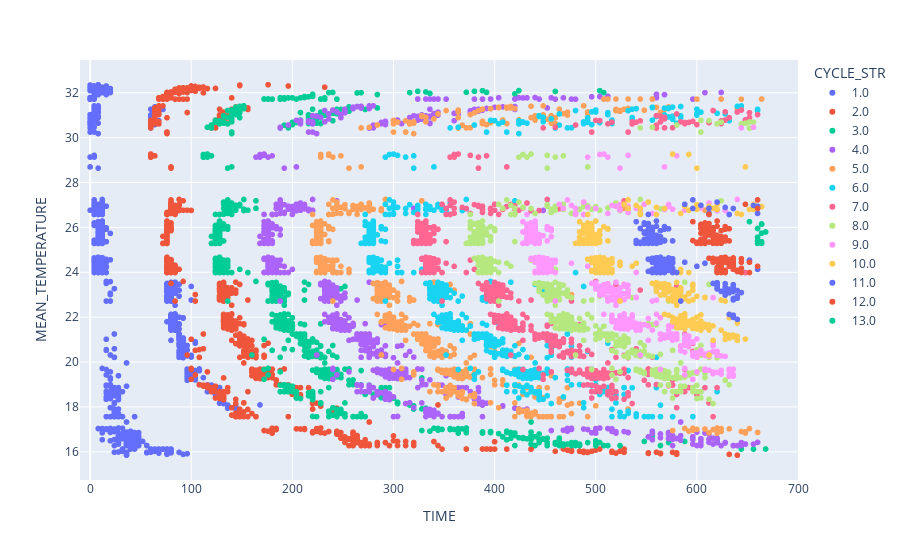

Here is the notebook cell this chart was saved with:
### Code cell
px.scatter(troughs_row_1, x="TIME", y="MEAN_TEMPERATURE", color="CYCLE_STR",
           hover_data=["POSITION_STR"], range_x=[-10, 700])

### Figure 1 — Plotly figure (JSON) as saved in the notebook; plotly's stock layout.template omitted (floating-point values rounded to 4 significant figures; data arrays with more than 128 entries replaced by an {"elided": "..."} marker saying what was removed)
{"data": [{"customdata": {"elided": "885x1 str values"}, "hovertemplate": "CYCLE_STR=1.0<br>TIME=%{x}<br>MEAN_TEMPERATURE=%{y}<br>POSITION_STR=%{customdata[0]}<extra></extra>", "legendgroup": "1.0", "marker": {"color": "#636efa", "symbol": "circle"}, "mode": "markers", "name": "1.0", "showlegend": true, "type": "scattergl", "x": {"elided": "885 int values"}, "xaxis": "x", "y": {"elided": "885 float values"}, "yaxis": "y"}, {"customdata": {"elided": "897x1 str values"}, "hovertemplate": "CYCLE_STR=2.0<br>TIME=%{x}<br>MEAN_TEMPERATURE=%{y}<br>POSITION_STR=%{customdata[0]}<extra></extra>", "legendgroup": "2.0", "marker": {"color": "#EF553B", "symbol": "circle"}, "mode": "markers", "name": "2.0", "showlegend": true, "type": "scattergl", "x": {"elided": "897 int values"}, "xaxis": "x", "y": {"elided": "897 float values"}, "yaxis": "y"}, {"customdata": {"elided": "822x1 str values"}, "hovertemplate": "CYCLE_STR=3.0<br>TIME=%{x}<br>MEAN_TEMPERATURE=%{y}<br>POSITION_STR=%{customdata[0]}<extra></extra>", "legendgroup": "3.0", "marker": {"color": "#00cc96", "symbol": "circle"}, "mode": "markers", "name": "3.0", "showlegend": true, "type": "scattergl", "x": {"elided": "822 int values"}, "xaxis": "x", "y": {"elided": "822 float values"}, "yaxis": "y"}, {"customdata": {"elided": "784x1 str values"}, "hovertemplate": "CYCLE_STR=4.0<br>TIME=%{x}<br>MEAN_TEMPERATURE=%{y}<br>POSITION_STR=%{customdata[0]}<extra></extra>", "legendgroup": "4.0", "marker": {"color": "#ab63fa", "symbol": "circle"}, "mode": "markers", "name": "4.0", "showlegend": true, "type": "scattergl", "x": {"elided": "784 int values"}, "xaxis": "x", "y": {"elided": "784 float values"}, "yaxis": "y"}, {"customdata": {"elided": "703x1 str values"}, "hovertemplate": "CYCLE_STR=5.0<br>TIME=%{x}<br>MEAN_TEMPERATURE=%{y}<br>POSITION_STR=%{customdata[0]}<extra></extra>", "legendgroup": "5.0", "marker": {"color": "#FFA15A", "symbol": "circle"}, "mode": "markers", "name": "5.0", "showlegend": true, "type": "scattergl", "x": {"elided": "703 int values"}, "xaxis": "x", "y": {"elided": "703 float values"}, "yaxis": "y"}, {"customdata": {"elided": "636x1 str values"}, "hovertemplate": "CYCLE_STR=6.0<br>TIME=%{x}<br>MEAN_TEMPERATURE=%{y}<br>POSITION_STR=%{customdata[0]}<extra></extra>", "legendgroup": "6.0", "marker": {"color": "#19d3f3", "symbol": "circle"}, "mode": "markers", "name": "6.0", "showlegend": true, "type": "scattergl", "x": {"elided": "636 int values"}, "xaxis": "x", "y": {"elided": "636 float values"}, "yaxis": "y"}, {"customdata": {"elided": "571x1 str values"}, "hovertemplate": "CYCLE_STR=7.0<br>TIME=%{x}<br>MEAN_TEMPERATURE=%{y}<br>POSITION_STR=%{customdata[0]}<extra></extra>", "legendgroup": "7.0", "marker": {"color": "#FF6692", "symbol": "circle"}, "mode": "markers", "name": "7.0", "showlegend": true, "type": "scattergl", "x": {"elided": "571 int values"}, "xaxis": "x", "y": {"elided": "571 float values"}, "yaxis": "y"}, {"customdata": {"elided": "507x1 str values"}, "hovertemplate": "CYCLE_STR=8.0<br>TIME=%{x}<br>MEAN_TEMPERATURE=%{y}<br>POSITION_STR=%{customdata[0]}<extra></extra>", "legendgroup": "8.0", "marker": {"color": "#B6E880", "symbol": "circle"}, "mode": "markers", "name": "8.0", "showlegend": true, "type": "scattergl", "x": {"elided": "507 int values"}, "xaxis": "x", "y": {"elided": "507 float values"}, "yaxis": "y"}, {"customdata": {"elided": "420x1 str values"}, "hovertemplate": "CYCLE_STR=9.0<br>TIME=%{x}<br>MEAN_TEMPERATURE=%{y}<br>POSITION_STR=%{customdata[0]}<extra></extra>", "legendgroup": "9.0", "marker": {"color": "#FF97FF", "symbol": "circle"}, "mode": "markers", "name": "9.0", "showlegend": true, "type": "scattergl", "x": {"elided": "420 int values"}, "xaxis": "x", "y": {"elided": "420 float values"}, "yaxis": "y"}, {"customdata": {"elided": "324x1 str values"}, "hovertemplate": "CYCLE_STR=10.0<br>TIME=%{x}<br>MEAN_TEMPERATURE=%{y}<br>POSITION_STR=%{customdata[0]}<extra></extra>", "legendgroup": "10.0", "marker": {"color": "#FECB52", "symbol": "circle"}, "mode": "markers", "name": "10.0", "showlegend": true, "type": "scattergl", "x": {"elided": "324 int values"}, "xaxis": "x", "y": {"elided": "324 float values"}, "yaxis": "y"}, {"customdata": {"elided": "194x1 str values"}, "hovertemplate": "CYCLE_STR=11.0<br>TIME=%{x}<br>MEAN_TEMPERATURE=%{y}<br>POSITION_STR=%{customdata[0]}<extra></extra>", "legendgroup": "11.0", "marker": {"color": "#636efa", "symbol": "circle"}, "mode": "markers", "name": "11.0", "showlegend": true, "type": "scattergl", "x": {"elided": "194 int values"}, "xaxis": "x", "y": {"elided": "194 float values"}, "yaxis": "y"}, {"customdata": {"elided": "142x1 str values"}, "hovertemplate": "CYCLE_STR=12.0<br>TIME=%{x}<br>MEAN_TEMPERATURE=%{y}<br>POSITION_STR=%{customdata[0]}<extra></extra>", "legendgroup": "12.0", "marker": {"color": "#EF553B", "symbol": "circle"}, "mode": "markers", "name": "12.0", "showlegend": true, "type": "scattergl", "x": {"elided": "142 int values"}, "xaxis": "x", "y": {"elided": "142 float values"}, "yaxis": "y"}, {"customdata": [["8"], ["8"], ["8"], ["8"], ["8"], ["8"], ["8"], ["8"], ["8"], ["8"], ["8"], ["8"], ["8"]], "hovertemplate": "CYCLE_STR=13.0<br>TIME=%{x}<br>MEAN_TEMPERATURE=%{y}<br>POSITION_STR=%{customdata[0]}<extra></extra>", "legendgroup": "13.0", "marker": {"color": "#00cc96", "symbol": "circle"}, "mode": "markers", "name": "13.0", "showlegend": true, "type": "scattergl", "x": [660, 664, 664, 664, 652, 660, 660, 664, 664, 668, 664, 660, 660], "xaxis": "x", "y": [25.41, 25.36, 25.74, 25.29, 26.25, 25.29, 25.39, 25.34, 26.13, 25.79, 26.15, 25.95, 25.56], "yaxis": "y"}], "layout": {"legend": {"title": {"text": "CYCLE_STR"}, "tracegroupgap": 0}, "margin": {"t": 60}, "xaxis": {"anchor": "y", "domain": [0, 1], "range": [-10, 700], "title": {"text": "TIME"}}, "yaxis": {"anchor": "x", "domain": [0, 1], "title": {"text": "MEAN_TEMPERATURE"}}}}
